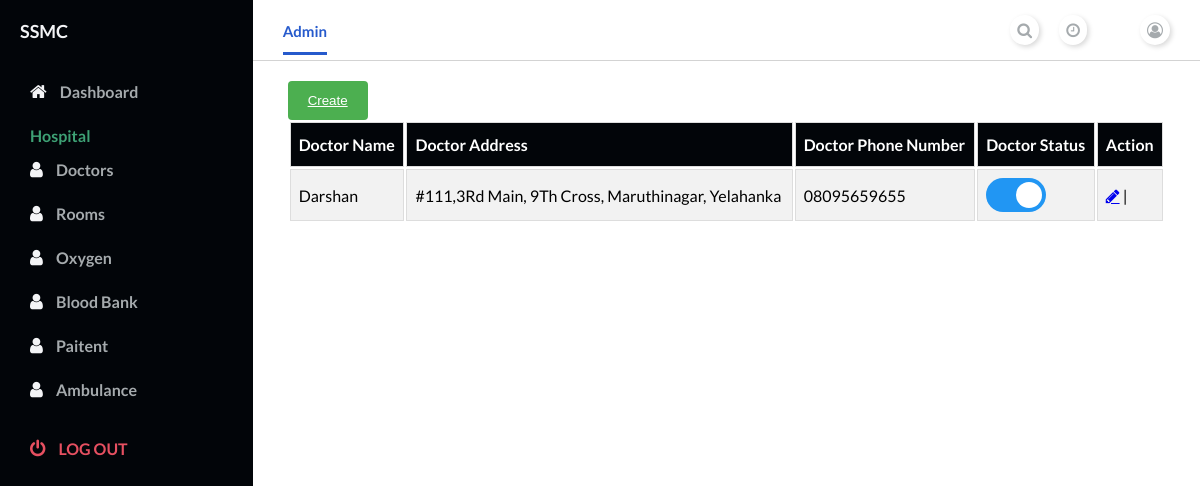
The page /hospital/dashboard/doctorlist (signed in) on the database its author committed.
### hospital/models.py (models this page shows, shortened)
class DoctorModel(models.Model):
    hospital = models.ForeignKey(User, on_delete=models.CASCADE,
                               related_name='hospital')
    doctor_name=models.CharField(max_length=50, null=False, blank=False)
    phone_number = PhoneField(blank=True, help_text='Contact phone number')
    address=models.TextField(blank=True,null=True,default="")
    status=models.BooleanField(default=False)
    class Meta:
        unique_together = ("doctor_name",)
        ordering = ('-status',)

### accounts/models.py (models this page shows, shortened)
class User(AbstractUser):
    username = None
    role = models.CharField(max_length=12, error_messages={
        'required': "Role must be provided"
    })
    gender = models.CharField(max_length=10, blank=True, null=True, default="")
    email = models.EmailField(unique=True, blank=False,
                              error_messages={
                                  'unique': "A user with that email already exists.",
                              })
    address=models.TextField(blank=True,null=True,default="")
    phone_number = PhoneField(blank=True, help_text='Contact phone number')
    pincode=models.CharField( max_length=6, default="")
    USERNAME_FIELD = "email"
    REQUIRED_FIELDS = []
    objects = UserManager()

### hospital/views.py (the view)
# urls.py: path('doctorlist', DoctorListView, name='doctor-list'),
@login_required
def DoctorListView(request):
    doctor=DoctorModel.objects.filter(hospital=request.user)
    return render(request,"hospital/doctorlist.html",{"doctors":doctor})

### templates/hospital/doctorlist.html (shortened to what this page needs)
{% extends 'hospital/home.html' %}
{% load static %}
{% block content %}
<main>
    <div class="main__container">
        <button class="create" href=""> <a href="{% url 'hospital:doctor-create' %}">Create</a> </button>
<table id="doctor">
        {% for d in doctors %}
    <tr>
      <th>Doctor Name</th>
      <th>Doctor Address</th>
      <th>Doctor Phone Number</th>
      <th>Doctor Status</th>
      <th colspan="2">Action</th>
    </tr>
    <tr>
      <td>{{d.doctor_name}}</td>
      <td>{{d.address}}</td>
      <td>{{d.phone_number}}</td>
      <td>
        <label class="switch">
        <span class="slider round"></span>
          </label>
    </td>
    <td>
        <a class="fa fa-pencil"  href="{% url 'hospital:doctor-edit' pk=d.id %}" ></a> |
    </td>
    </tr>
        {% endfor %}
      </table>
    </div>
  </main>
{% endblock %}

### templates/hospital/home.html (shortened to what this page needs)
{% load static %}
<!DOCTYPE html>
<html lang="en">
<head>
    <link
      rel="stylesheet"
      href="https://stackpath.bootstrapcdn.com/font-awesome/4.7.0/css/font-awesome.min.css"
    />
    <link rel="stylesheet" href="{% static 'dashboard/style.css' %}" />
</head>
<body id="body">
    <div class="container">
    <nav class="navbar">
      <div class="navbar__left">
        <a class="active_link" href="#">Admin</a>
      </div>
      <div class="navbar__right">
        <a href="#">
          <i class="fa fa-search" aria-hidden="true"></i>
        </a>
        <a href="#">
          <i class="fa fa-clock-o" aria-hidden="true"></i>
        </a>
        <a href="#">
          <i class="fa fa-user-circle-o" aria-hidden="true"></i>
        </a>
      </div>
    </nav>
    {% block content %} {% endblock %}
      <div id="sidebar">
        <div class="sidebar__title">
          <div class="sidebar__img">
            <h1> {{ request.user.first_name }}</h1>
          </div>
        </div>
        <div class="sidebar__menu">
          <div class="sidebar__link ">
            <i class="fa fa-home"></i>
            <a href="{% url 'hospital:hospital-dashboard' %}">Dashboard</a>
          </div>
          <h2>Hospital</h2>
          <div class="sidebar__link">
            <i class="fa fa-user" aria-hidden="true"></i>
            <a href="{% url 'hospital:doctor-list' %}">Doctors</a>
          </div>
          <div class="sidebar__link">
            <i class="fa fa-user" aria-hidden="true"></i>
            <a href="{% url 'hospital:room-list' %}">Rooms</a>
          </div>
          <div class="sidebar__link">
            <i class="fa fa-user" aria-hidden="true"></i>
            <a href="{% url 'hospital:oxygen-list' %}">Oxygen</a>
          </div>
          <div class="sidebar__link">
            <i class="fa fa-user" aria-hidden="true"></i>
            <a href="{% url 'hospital:blood-list' %}">Blood Bank</a>
          </div>
          <div class="sidebar__link">
            <i class="fa fa-user" aria-hidden="true"></i>
            <a href="{% url 'hospital:paitent-list' %}">Paitent</a>
          </div>
          <div class="sidebar__link">
            <i class="fa fa-user" aria-hidden="true"></i>
            <a href="{% url 'hospital:ambulance-list' %}">Ambulance</a>
          </div>
           <div class="sidebar__logout">
            <i class="fa fa-power-off"></i>
            <a href="{% url 'accounts:logout' %}">Log out</a>
          </div>
        </div>
      </div>
    </div>
</body>
</html>

### assets/dashboard/style.css (style rules this page uses)
* { margin: 0; padding: 0; }
body { box-sizing: border-box; font-family: "Lato", sans-serif; }
.container { display: grid; height: 100vh; grid-template-columns: 0.8fr 1fr 1fr 1fr; grid-template-rows: 0.2fr 3fr; grid-template-areas: "sidebar nav nav nav" "sidebar main main main"; }
.navbar { background: #ffffff; grid-area: nav; height: 60px; display: flex; align-items: center; justify-content: space-between; padding: 0 30px 0 30px; border-bottom: 1px solid lightgray; }
.navbar__left > a { margin-right: 30px; text-decoration: none; color: #a5aaad; font-size: 15px; font-weight: 700; }
.navbar__left .active_link { color: #265acc; border-bottom: 3px solid #265acc; padding-bottom: 12px; }
.navbar__right { display: flex; justify-content: center; align-items: center; }
.navbar__right > a { margin-left: 20px; text-decoration: none; }
.navbar__right > a > i { color: #a5aaad; font-size: 16px; border-radius: 50px; background: #ffffff; box-shadow: 2px 2px 5px #d9d9d9, -2px -2px 5px #ffffff; padding: 7px; }
main { background: #ffffff; grid-area: main; overflow-y: auto; }
.main__container { padding: 20px 35px; }
#sidebar { background: #020509; grid-area: sidebar; overflow-y: auto; padding: 20px; -webkit-transition: all 0.5s; transition: all 0.5s; }
.sidebar__title { display: flex; justify-content: space-between; align-items: center; color: #f3f4f6; margin-bottom: 30px; }
.sidebar__img { display: flex; align-items: center; }
.sidebar__title > div > h1 { font-size: 18px; display: inline; }
.sidebar__menu > h2 { color: #3ea175; font-size: 16px; margin-top: 15px; margin-bottom: 5px; padding: 0 10px; font-weight: 700; }
.sidebar__link { color: #f3f4f6; padding: 10px; border-radius: 3px; margin-bottom: 5px; }
.sidebar__link > a { text-decoration: none; color: #a5aaad; font-weight: 700; }
.sidebar__link > i { margin-right: 10px; font-size: 18px; }
.sidebar__logout { margin-top: 20px; padding: 10px; color: #e65061; }
.sidebar__logout > a { text-decoration: none; color: #e65061; font-weight: 700; text-transform: uppercase; }
.sidebar__logout > i { margin-right: 10px; font-size: 18px; }

### templates/hospital/doctorlist.html (style rules this page uses)
#doctor { border-radius: 2px solid grey; overflow-x:auto; width: 100%; }
#doctor td, #doctor th { border: 1px solid #ddd; padding: 8px; }
#doctor tr:nth-child(even) { background-color: #f2f2f2; }
#doctor th { padding-top: 12px; padding-bottom: 12px; text-align: left; background-color: rgb(2, 5, 9);; color: white; }
.switch { position: relative; display: inline-block; width: 60px; height: 34px; }
.slider { position: absolute; cursor: pointer; top: 0; left: 0; right: 0; bottom: 0; background-color: #ccc; -webkit-transition: .4s; transition: .4s; }
.slider:before { position: absolute; content: ""; height: 26px; width: 26px; left: 4px; bottom: 4px; background-color: white; -webkit-transition: .4s; transition: .4s; }
input:checked + .slider { background-color: #2196F3; }
input:checked + .slider:before { -webkit-transform: translateX(26px); -ms-transform: translateX(26px); transform: translateX(26px); }
.slider.round { border-radius: 34px; }
.slider.round:before { border-radius: 50%; }
.create { background-color: #4CAF50; color: white; padding: 12px 20px; border: none; border-radius: 4px; cursor: pointer; float: left; }
.create >a { color: white; }

### rows shown on the page
DoctorModel: doctor_name "Darshan", address "#111,3Rd Main, 9Th Cross, Maruthinagar, Yelahanka", phone_number "08095659655"
User: user.first_name "SSMC"
